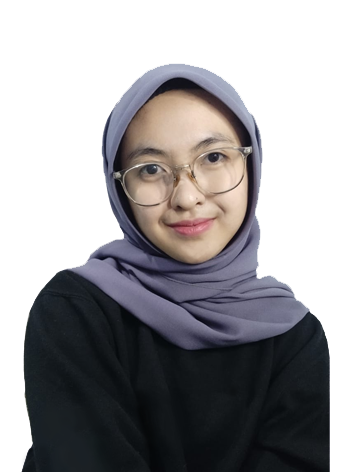
#> input picture p15_face_detection/test.png, 354 x 472 px, found by its file name
$ python face_detection_app.py
#> lines starting #> are read from the running program, lines starting #| are printed output that depends on the picture; after the words box and inside, x2 and y2 are one past the last pixel; in counts of white or black regions, pixels touching at a corner belong together
import cv2

face_cascade = cv2.CascadeClassifier('p15_face_detection\haarcascade_frontalface_default.xml')

img = cv2.imread('p15_face_detection/test.png')
#> img is the input picture: shape (472, 354, 3); mean B, G, R 160.1, 157.8, 159.3

gray = cv2.cvtColor(img, cv2.COLOR_BGR2GRAY)
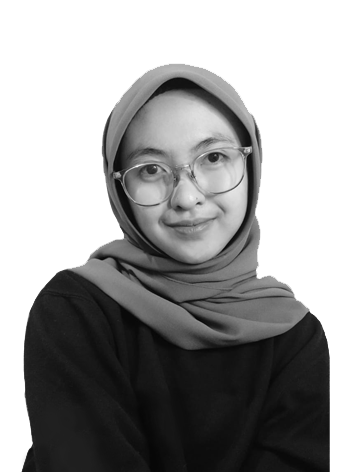
#> gray: shape (472, 354); min 5, max 255, mean 158.5

faces = face_cascade.detectMultiScale(gray, 1.1, 4)
#> faces = [[106, 105, 155, 155]]

for (x, y, w, h) in faces:
    cv2. rectangle(img, (x, y), ( x+ w, y + h), (225, 0, 0), 2)
#> this loop made 1 pass
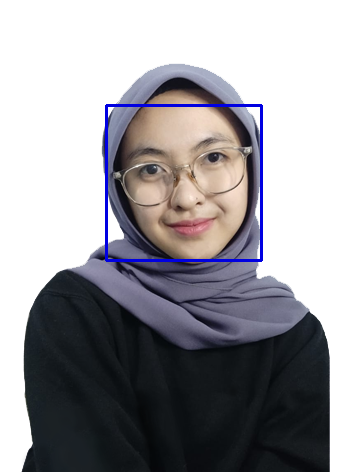
#> img: shape (472, 354, 3); 1.11% of pixels changed, all inside (x1, y1, x2, y2) = (105, 104, 263, 262)

cv2.imshow('img', img)
cv2.waitKey()

#> (the run stopped early here; a loop or call above may not have finished)
